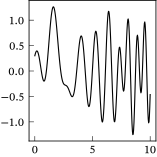

The Python source for this figure:
from pathlib import PurePath

import matplotlib.pyplot as plt
import numpy as np

plt.style.use("sigproc")

t = np.linspace(0, 10, 300)
fig, ax = plt.subplots()
x = 0.8 * np.sin(t * t / 2) + 0.3 * np.cos(4 * t) + 0.2 * np.sin(5 * t)
ax.plot(t, x)
fig.savefig(str(PurePath(__file__).parent / (PurePath(__file__).stem + ".pdf")))
